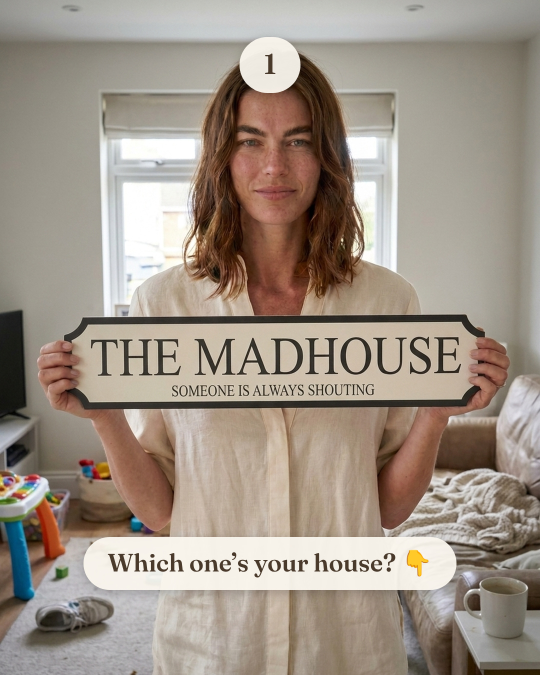
#> input picture Content Pipeline/Creative Studio/reference-masters/house-carousel/DM-house-1.jpg, 1080 x 1350 px, given in place of 1-madhouse.png, which was not available (shown at 1/2 size)
$ python build.py
#> lines starting #> are read from the running program, lines starting #| are printed output that depends on the picture
"""'Which one's your house?' — 5-slide TikTok photo carousel.

The engagement mechanic is the whole point: a number is the cheapest comment
anyone can leave, and comments are the strongest reach lever TikTok has. So
every slide carries its number, and slide 1 carries the ask.

Overlay treatment is the cream pill Max already approved on the diffuser
carousel, so it reads as the same account rather than a new look.
"""
import base64
import os
import subprocess
import tempfile

from PIL import Image

HERE = os.path.dirname(os.path.abspath(__file__))
FONT = ("/home/user/daisy-maison-os/projects/diffuser/reel-pipeline/fonts/"
        "Fraunces-600.woff2")
CHROME = "/opt/pw-browsers/chromium-1194/chrome-linux/chrome"

W, H = 1080, 1350
NUM_TOP = 74                 # clear of TikTok's own top UI, over wall not face
ASK_TOP = 1074               # below the sign, on her shirt, above TikTok's caption

SLIDES = [
    ("1-madhouse.png",  "1"),
    ("2-showhome.png",  "2"),
    ("3-dog.png",       "3"),
    ("4-lost.png",      "4"),
    ("5-quiet.png",     "5"),
]
ASK = "Which one&rsquo;s your house? \U0001F447"


def fit(path):
    """896x1200 source -> 1080x1350. Same crop the approved singles used."""
    im = Image.open(path).convert("RGB").crop((0, 40, 896, 1160))
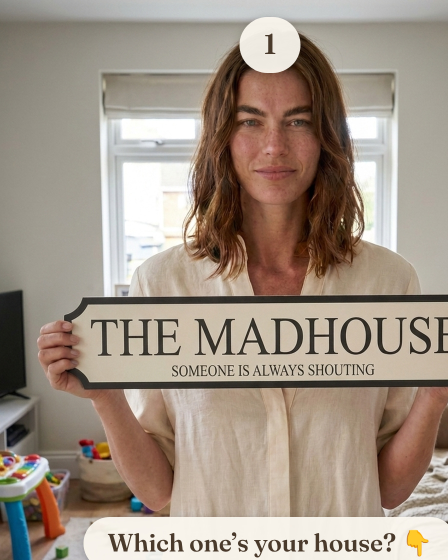
#> im: PIL image 896x1120 RGB (shown at 1/2 size); mean R, G, B 160.7, 146.6, 133.5
    return im.resize((W, H), Image.LANCZOS)


def overlay(number, ask):
    b64 = base64.b64encode(open(FONT, "rb").read()).decode()
    ask_el = ("<div class='row ask'><div class='pill wide'>%s</div></div>" % ASK
              if ask else "")
    html = f"""<!doctype html><meta charset=utf8><style>
@font-face{{font-family:'Fr';src:url(data:font/woff2;base64,{b64}) format('woff2');
  font-weight:600;font-display:block}}
*{{margin:0;padding:0}}
html,body{{width:{W}px;height:{H}px;background:transparent}}
.row{{position:absolute;left:0;width:{W}px;display:flex;justify-content:center}}
.num{{top:{NUM_TOP}px}}
.ask{{top:{ASK_TOP}px}}
.pill{{
  font-family:'Fr',Georgia,serif;font-weight:600;color:#4A3A2C;
  background:rgba(250,246,238,.94);border-radius:999px;white-space:nowrap;
  box-shadow:0 6px 22px rgba(30,25,20,.28);line-height:1;
}}
.num .pill{{font-size:56px;padding:26px 44px 30px;min-width:34px;text-align:center}}
.wide{{font-size:50px;padding:26px 48px 30px}}
</style>
<div class="row num"><div class="pill">{number}</div></div>{ask_el}"""
    with tempfile.TemporaryDirectory() as td:
        hp = os.path.join(td, "p.html"); op = os.path.join(td, "p.png")
        open(hp, "w", encoding="utf-8").write(html)
        subprocess.run(
            [CHROME, "--headless=new", "--no-sandbox", "--disable-gpu",
             "--hide-scrollbars", "--default-background-color=00000000",
             "--force-device-scale-factor=1",
             f"--window-size={W},{H + 260}", f"--screenshot={op}", "file://" + hp],
            check=True, capture_output=True)
        return Image.open(op).convert("RGBA").crop((0, 0, W, H))


def main():
    out = os.path.join(HERE, "carousel")
    os.makedirs(out, exist_ok=True)
    for i, (fn, number) in enumerate(SLIDES, 1):
        base = fit(os.path.join(HERE, fn)).convert("RGBA")
        base.alpha_composite(overlay(number, ask=(i == 1)))
        p = os.path.join(out, "DM-house-%d.jpg" % i)
        base.convert("RGB").save(p, quality=95, subsampling=0)
        print("wrote", p)


if __name__ == "__main__":
#> (the run stopped early here; a loop or call above may not have finished)

$ run again, on Content Pipeline/Creative Studio/reference-masters/house-carousel/DM-house-5.jpg
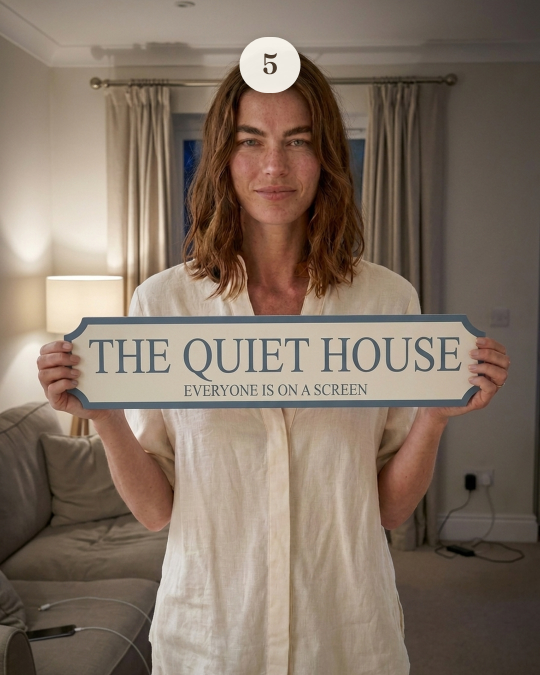
#> input picture Content Pipeline/Creative Studio/reference-masters/house-carousel/DM-house-5.jpg, 1080 x 1350 px, given in place of 1-madhouse.png, which was not available (shown at 1/2 size)
#> in fit, `im = Image.open(path).convert("RGB").crop((0, 40, 896, 1160))`:
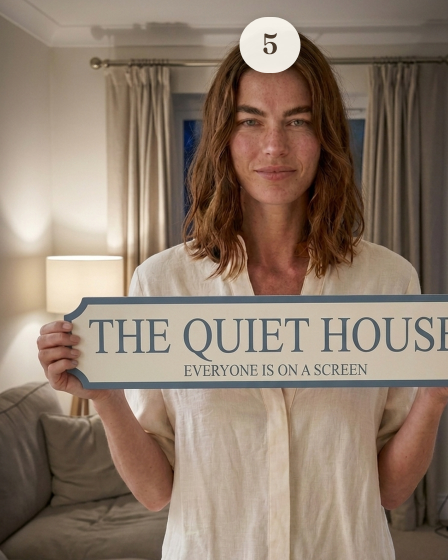
#> im: PIL image 896x1120 RGB (shown at 1/2 size); mean R, G, B 142.4, 123.9, 108.2
